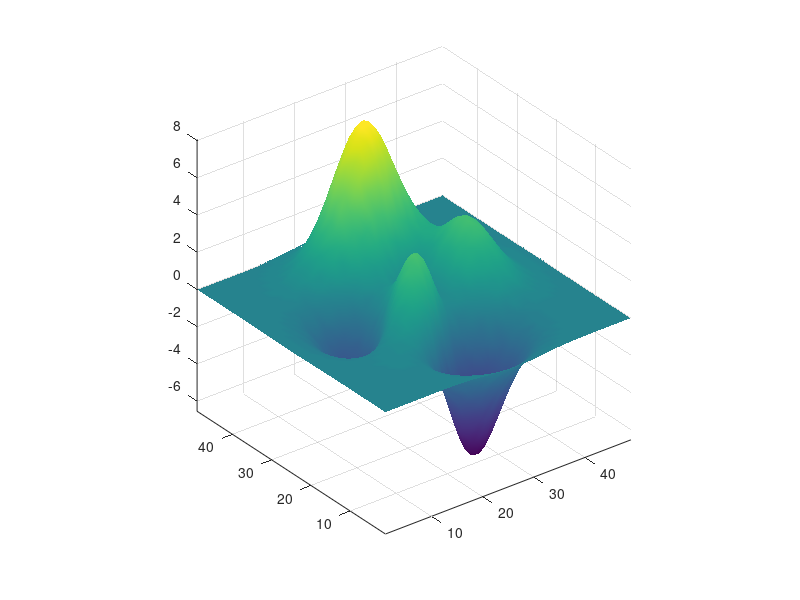

Write MATLAB code to recreate this figure. (Note: this script raises an error after producing the figure.)
% Example of using CaptureFigVid
% Cheers, Dr. Alan Jennings, Research assistant professor, 
% Department of Aeronautics and Astronautics, Air Force Institute of Technology

%% Set up 3D plot to record
figure(171);clf;
surf(peaks,'EdgeColor','none','FaceColor','interp','FaceLighting','phong')
daspect([1,1,.3]);axis tight;

%% Set up recording parameters (optional), and record
OptionZ.FrameRate = 10;
OptionZ.Duration  = 10;
OptionZ.Periodic  = true;
CaptureFigVid([-20,10;-110,10;-190,80;-290,10;-380,10], 'WellMadeVid',OptionZ)
